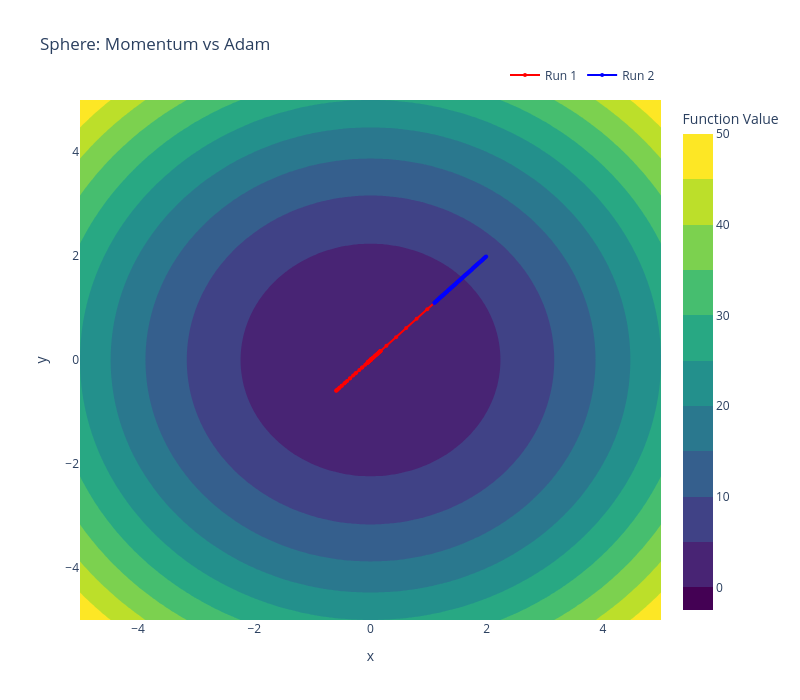

The cell this chart's notebook holds for it:
### Code cell
plot_contour_and_paths(
    problem=sphere,
    paths=[sphere_pos_mom, sphere_pos_adam],
    title="Sphere: Momentum vs Adam"
)
